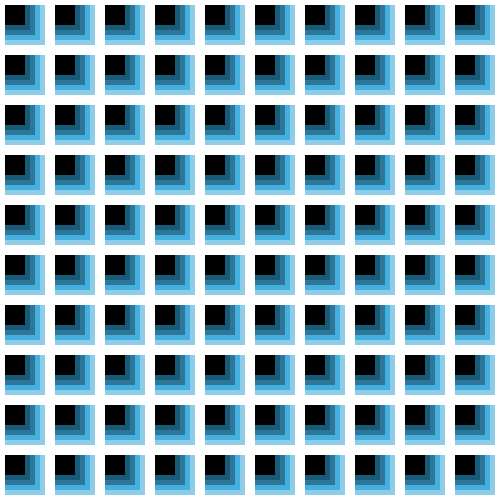
Frame 1 (no input)
Frame 60 (the mouse pressed at the canvas centre just before this capture): identical to frame 1, image omitted
Frame 120 (the mouse held since frame 60 and released just before this capture): identical to frame 1, image omitted

The Processing sketch that drew this single still picture (run headless with seeded random() and noise(); from frame 60 on, the mouse is pressed at the canvas centre):

// Processing sketch: processing_85464
// ── processing_85464.pde

void setup ()

{
  size (500,500);
  background (#FFFFFF);}
  
  
  
  void draw () {
  noStroke ();
  smooth ();
 
  
  for (int posx = 5; posx <=475; posx = posx + 50)
  
  for (int posy = 5; posy <=475; posy = posy + 50)
   
   {  
    
     
     fill (#8FCCE8);
     rect  (posx, posy, 40, 40);
    
     fill (#44B0E0);
     rect (posx, posy, 35, 35);
     
     fill (#3360B9);
     rect (posx, posy, 30, 30);
         
     fill (#2E7798);
     rect (posx, posy, 30, 30);
     
     fill (#175B79);
     rect (posx, posy, 25, 25);
     
     fill (0);
     rect (posx, posy, 20, 20);
  
     
  
}

}
